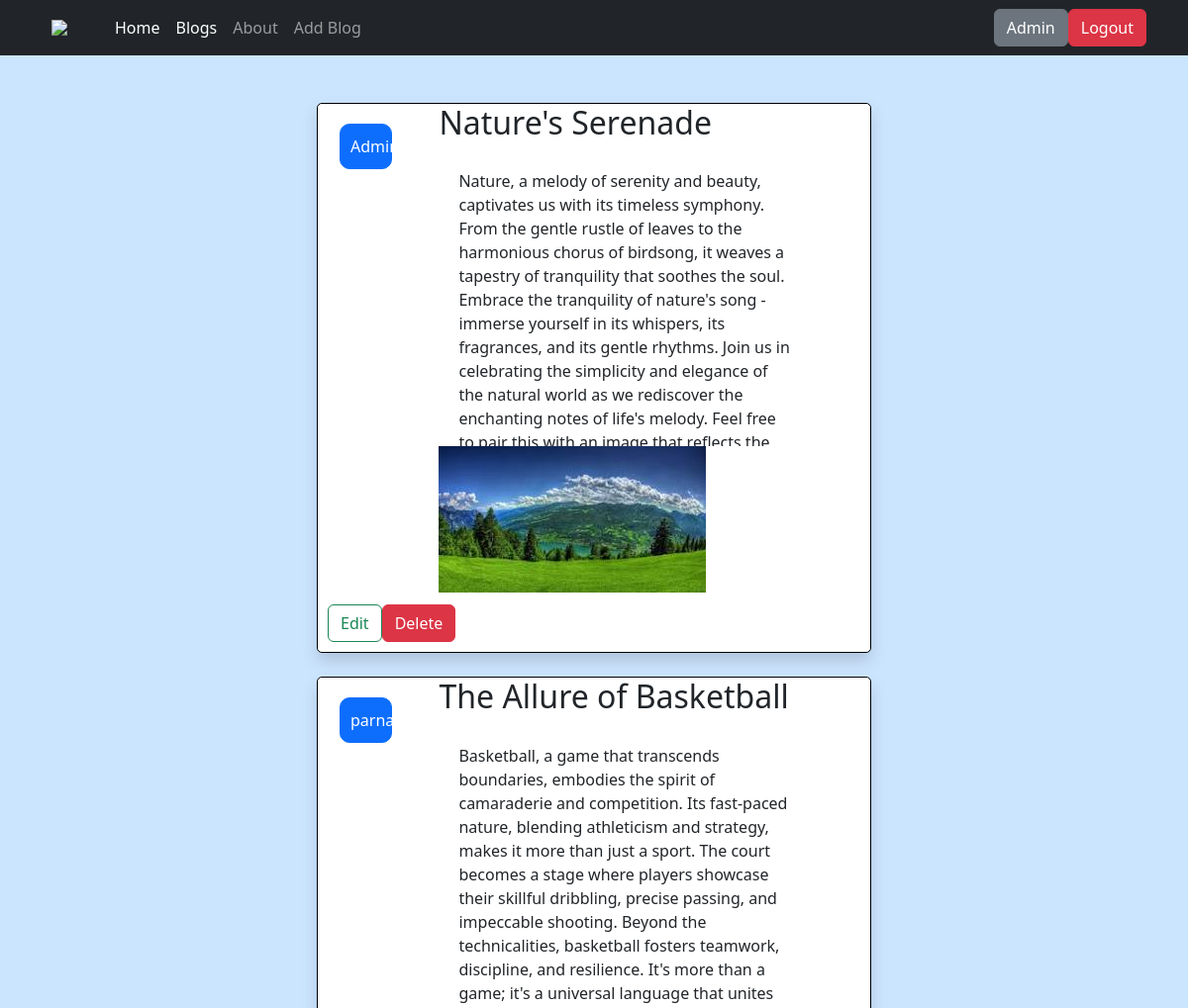
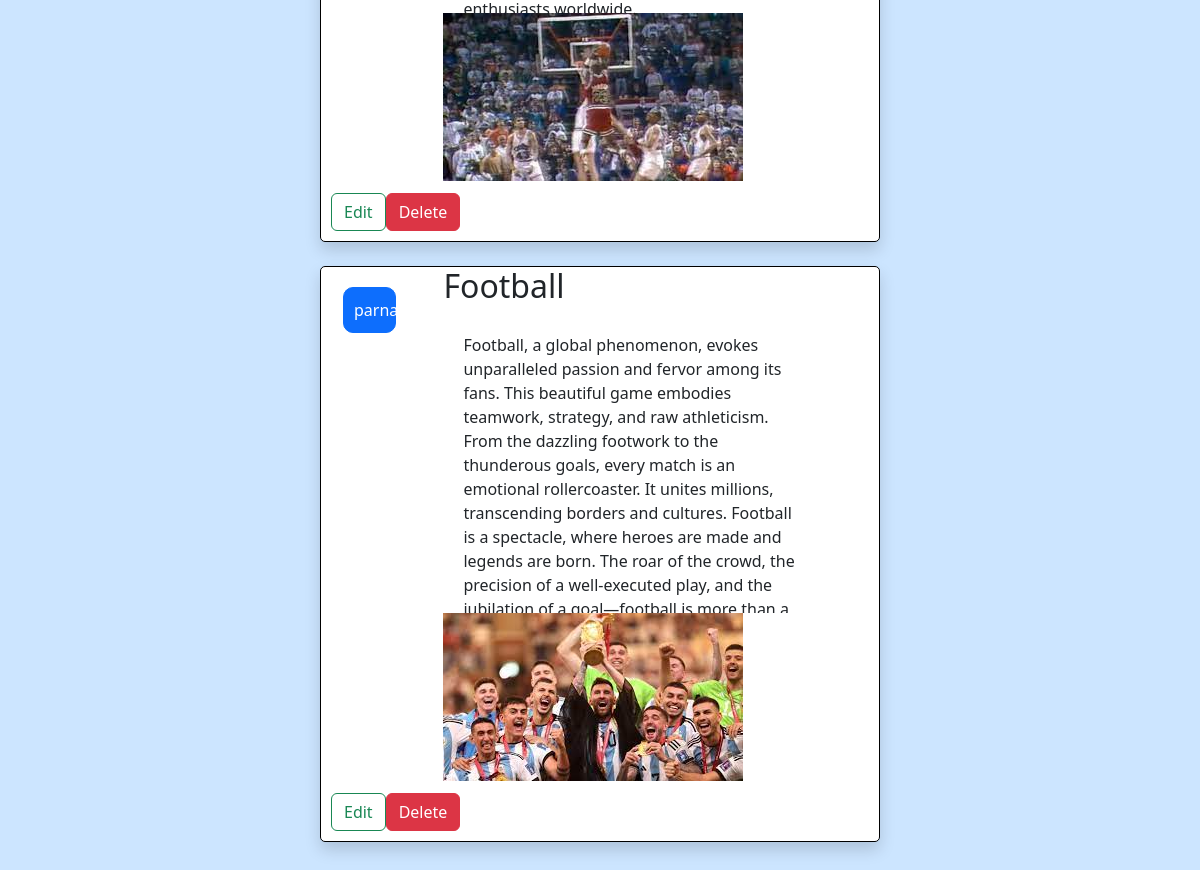
The app's page / (signed in) with its own data (2 pictures, top to bottom).
### models.py (models this page shows, shortened)
class User(db.Model, UserMixin):
    id = db.Column(db.Integer, primary_key=True)
    username = db.Column(db.String)
    password = db.Column(db.String)

class Blog(db.Model):
    id = db.Column(db.Integer, primary_key=True)
    title = db.Column(db.String)
    content = db.Column(db.String)
    img = db.Column(db.String)
    user = db.Column(db.String)

### routes.py (the view)
@app.route("/")
def web():
    blogs = Blog.query.all()
    return render_template("blogs.html", blogs=blogs)

### models.py (called while the page is built)
@login_manager.user_loader
def load_user(user_id):
    return User.query.get(user_id)

### templates/blogs.html (shortened to what this page needs)
{% extends "base.html" %}
{% block content %}
<div class="content-container">
    {% for blog in blogs %}
    <div class="container shadow mb-4 mt-2 blog-container">
        {% if current_user.is_authenticated %}
        <div class="btn btn-primary" style="float: left; width: 10%; padding: 10px; border-radius: 10px; margin-top: 20px; margin-left: 10px;">
            {{ blog.user }}
        </div>
        {% endif %}
        <div class="d-flex flex-column align-items-center">
            <div style="width: 80%;">
                <h2 style>{{ blog.title }}</h2>
                <div class="blog-content">
                    <p style="word-wrap: break-word;">{{ blog.content }}</p>
                </div>
                {% if blog.img %}
                <img src="/static/{{ blog.img }}" style="max-width: 100%; margin-bottom: 60px;">
                {% endif %}
            </div>
        </div>
        {% if current_user.is_authenticated %}
        <div style="position: absolute; bottom: 10px; left: 10px;">
            <div class="btn-group">
                {% if current_user.username == "Admin" or current_user.username == blog.user %}
                <div style="clear: both;">
                    <a href="/edit_blog/{{ blog.id }}" class="btn btn-outline-success">
                        Edit
                    </a>
                </div>
                <div style="clear: both;">
                    <a href="/delete_blog/{{ blog.id }}" class="btn btn-danger">
                        Delete
                    </a>
                </div>
                {% endif %}
            </div>
        </div>
        {% endif %}
    </div>
    {% endfor %}
</div>
{% endblock %}

### templates/navbar.html (shortened to what this page needs)
<nav class="navbar navbar-expand-lg navbar-dark bg-dark">
    <div class="container">
        <a href="https://www.tbceducation.ge/" target="_blank">
            <img src="https://www.tbcbank.ge/tbcpw.portal-public-theme/images/tbc/tbc-logo-ka_GE.svg"  style="width: 200px; margin: 10px; margin-right: 40px  ">
        </a>
        <div class="collapse navbar-collapse" id="navbarNav">
            <ul class="navbar-nav">
                <li class="nav-item">
                    <a class="nav-link active" href="/home">Home</a>
                </li>
                <li class="nav-item">
                    <a class="nav-link active" href="/">Blogs</a>
                </li>
                <li class="nav-item">
                    <a class="nav-link" href="/about">About</a>
                </li>
                {% if current_user.is_authenticated %}
                <li class="nav-item">
                    <a class="nav-link" href="/addblog">Add Blog</a>
                </li>
                {% endif %}
            </ul>
        </div>
        {% if current_user.is_authenticated %}
        <div class="btn btn-secondary">{{current_user.username}}</div>
        <a class="btn btn-danger" href="/logout">Logout</a>
        {% else %}
        <form class="d-flex btn-group" role="search">
            <a class="btn btn-secondary" href="/login">Login</a>
            <a class="btn btn-outline-secondary" href="/register">Register</a>
        </form>
        {% endif %}
    </div>
</nav>

### templates/base.html (style rules this page uses)
body { background-color: #CCE5FF; margin: 0; padding: 0; }
.content-container { padding: 20px; }

### templates/blogs.html (style rules this page uses)
.content-container { background-color: #CCE5FF; padding: 20px; }
.blog-container { background-color: white; max-width: 50%; margin: 10px auto; border: 1px black solid; border-radius: 5px; overflow: hidden; position: relative; }
.blog-content { padding: 20px; height: 300px; overflow-y: auto; }

### records on screen
User: username "Admin"
Blog: user "Admin", title "Nature's Serenade", content "Nature, a melody of serenity and beauty, captivates us with its timeless symphony. From the gentle rustle of leaves to the harmonious chorus of birdsong, it weaves a tapestry of tranquility that soothes the soul. Embrace the tranquility of nature's song - immerse yourself in its whispers, its fragrances, and its gentle rhythms. Join us in celebrating the simplicity and elegance of the natural world as we rediscover the enchanting notes of life's melody. Feel free…", img (picture)
Blog: user "parna", title "The Allure of Basketball", content "Basketball, a game that transcends boundaries, embodies the spirit of camaraderie and competition. Its fast-paced nature, blending athleticism and strategy, makes it more than just a sport. The court becomes a stage where players showcase their skillful dribbling, precise passing, and impeccable shooting. Beyond the technicalities, basketball fosters teamwork, discipline, and resilience. It's more than a game; it's a universal language that unites…", img (picture)
Blog: user "parna", title "Football", content "Football, a global phenomenon, evokes unparalleled passion and fervor among its fans. This beautiful game embodies teamwork, strategy, and raw athleticism. From the dazzling footwork to the thunderous goals, every match is an emotional rollercoaster. It unites millions, transcending borders and cultures. Football is a spectacle, where heroes are made and legends are born. The roar of the crowd, the precision of a well-executed play, and the…", img (picture)
